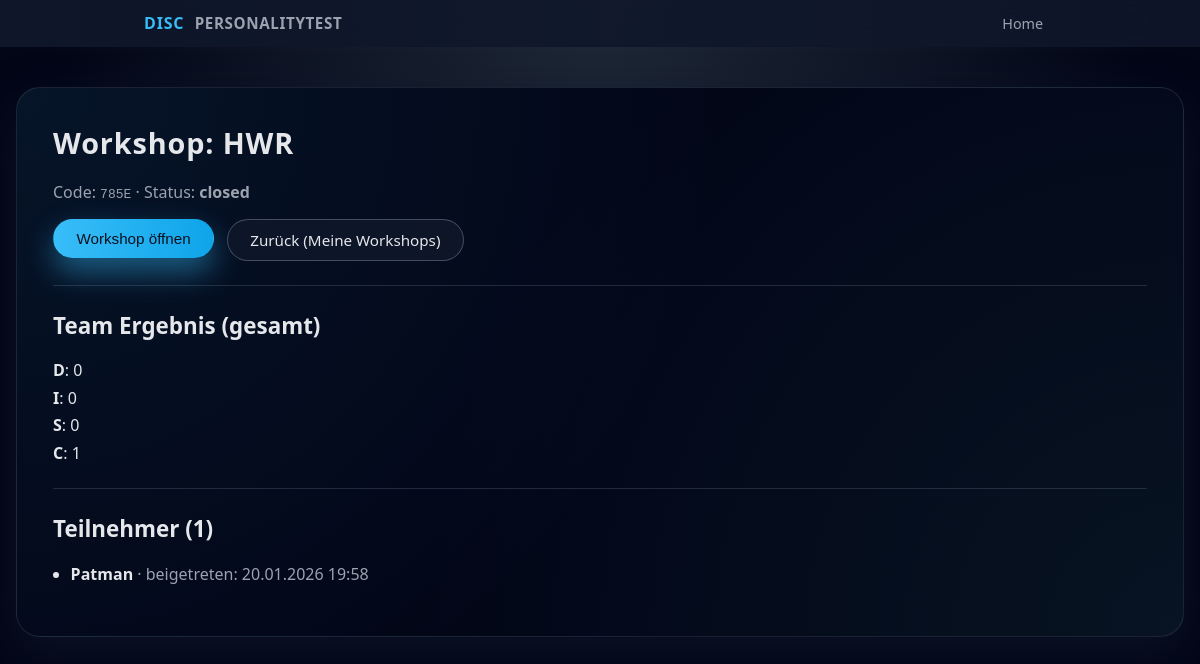
The app's page /workshops/785E/host (signed in) with its own data.
### models.py (models this page shows)
class Workshop(db.Model):
    __tablename__ = "workshops"
    id = db.Column(db.Integer, primary_key=True)
    code = db.Column(db.String(16), unique=True, nullable=False)
    title = db.Column(db.String(200), nullable=False)
    status = db.Column(db.String(20), default="open", nullable=False)
    created_at = db.Column(db.DateTime, default=datetime.utcnow, nullable=False)
    host_id = db.Column(db.Integer, db.ForeignKey("hosts.id"), nullable=False)
    host = db.relationship("Host", back_populates="workshops")
    participants = db.relationship("Participant", back_populates="workshop", cascade="all, delete-orphan")
    answers = db.relationship("Answer", back_populates="workshop", cascade="all, delete-orphan")

class Participant(db.Model):
    __tablename__ = "participants"
    id = db.Column(db.Integer, primary_key=True)
    name = db.Column(db.String(120), nullable=False)
    participant_token = db.Column(db.String(64), unique=True, nullable=False)
    joined_at = db.Column(db.DateTime, default=datetime.utcnow, nullable=False)
    workshop_id = db.Column(db.Integer, db.ForeignKey("workshops.id"), nullable=False)
    workshop = db.relationship("Workshop", back_populates="participants")
    answers = db.relationship("Answer", back_populates="participant", cascade="all, delete-orphan")

### app.py (the view)
@app.route("/workshops/<code>/host", methods=["GET"])
def host_dashboard(code):
    if not require_host_login():
        return redirect(url_for("login_get"))
    workshop = Workshop.query.filter_by(code=code, host_id=session["host_id"]).first_or_404() #Workshop des eingeloggten Hosts holen
    participants = Participant.query.filter_by(workshop_id=workshop.id).order_by(Participant.joined_at.asc()).all() #Teilnehmer des Workshops holen
    team_counts = {"D": 0, "I": 0, "S": 0, "C": 0}
    team_ties = 0
    all_answers = (
        db.session.query(Answer, Question)
        .join(Question, Answer.question_id == Question.id)
        .filter(Answer.workshop_id == workshop.id)
        .all()
    )
    participant_scores = {}
    for a, q in all_answers:
        participant_scores.setdefault(
            a.participant_id,
            {"D": 0, "I": 0, "S": 0, "C": 0}
        )
        participant_scores[a.participant_id][q.dimension] += a.value
    for scores in participant_scores.values():
        dominant = dominant_types(scores)
        if len(dominant) == 1:
            team_counts[dominant[0]] += 1
        elif len(dominant) > 1:
            team_ties += 1
    return render_template(
        "host_dashboard.html",
        workshop=workshop,
        participants=participants,
        team_results=team_counts,
        team_ties=team_ties,
    )

### app.py (called while the page is built)
def dominant_types(scores):
    if not scores:
        return []
    max_value = max(scores.values())
    return [key for key, value in scores.items() if value == max_value]

def require_host_login():
    return "host_id" in session

### templates/host_dashboard.html (shortened to what this page needs)
{% extends "base.html" %}
{% block content %}
<h1>Workshop: {{ workshop.title }}</h1>
<p>
  Code: <code>{{ workshop.code }}</code> · Status:
  <strong>{{ workshop.status }}</strong>
</p>
<div class="btn-row" style="margin-top: 1rem;">
  <form method="POST" action="{{ url_for('workshop_toggle', code=workshop.code) }}" style="margin:0;">
    {% if workshop.status == "open" %}
      <button class="btn btn-secondary" type="submit">Workshop schließen</button>
    {% else %}
      <button class="btn btn-primary" type="submit">Workshop öffnen</button>
    {% endif %}
  </form>
  <a class="btn btn-secondary" href="{{ url_for('dashboard') }}">Zurück (Meine Workshops)</a>
</div>
<hr style="margin: 1.5rem 0; border: 0; border-top: 1px solid rgba(148,163,184,0.2);">
<h2>Team Ergebnis (gesamt)</h2>
<ul class="results-list">
  <li><strong>D</strong>: {{ team_results["D"] }}</li>
  <li><strong>I</strong>: {{ team_results["I"] }}</li>
  <li><strong>S</strong>: {{ team_results["S"] }}</li>
  <li><strong>C</strong>: {{ team_results["C"] }}</li>
</ul>
<hr style="margin: 1.5rem 0; border: 0; border-top: 1px solid rgba(148,163,184,0.2);">
<h2>Teilnehmer ({{ participants|length }})</h2>
{% if participants|length == 0 %}
  <p>Noch keine Teilnehmer beigetreten.</p>
{% else %}
  <ul>
    {% for p in participants %}
      <li>
        <strong>{{ p.name }}</strong>
        <span style="color: var(--muted);">· beigetreten: {{ p.joined_at.strftime("%d.%m.%Y %H:%M") }}</span>
      </li>
    {% endfor %}
  </ul>
{% endif %}
{% endblock %}

### static/style.css (style rules this page uses)
:root { --bg: #0f172a; --bg-soft: #111827; --card-bg: #0b1120; --accent: #38bdf8; --accent-soft: rgba(56, 189, 248, 0.15); --accent-strong: #0ea5e9; --text: #e5e7eb; --muted: #9ca3af; --danger: #f97373; --border: #1f2937; --radius-lg: 18px; --radius-full: 999px; --shadow-soft: 0 18px 45px rgba(15, 23, 42, 0.65); --spacing: 1.25rem; --font-main: system-ui, -apple-system, BlinkMacSystemFont, "Segoe UI", sans-serif; }
*, *::before, *::after { box-sizing: border-box; }
body { margin: 0; min-height: 100vh; background: radial-gradient(circle at top, #1f2937 0, #020617 55%); color: var(--text); font-family: var(--font-main); display: flex; flex-direction: column; }
h1, h2, h3 { margin-top: 0; font-weight: 600; }
h1 { font-size: clamp(1.8rem, 2.2vw, 2.1rem); letter-spacing: 0.03em; }
h2 { font-size: clamp(1.4rem, 1.8vw, 1.7rem); }
p { margin: 0.3rem 0 0.8rem; color: var(--muted); }
ul { padding-left: 1.1rem; }
.btn-row { display: flex; flex-wrap: wrap; gap: 0.8rem; margin-top: 6.4rem; }
.btn { display: inline-flex; align-items: center; justify-content: center; padding: 0.6rem 1.4rem; border-radius: var(--radius-full); border: 1px solid transparent; font-size: 0.95rem; font-weight: 500; text-decoration: none; cursor: pointer; transition: transform 0.1s ease, box-shadow 0.15s ease, background 0.15s ease, border-color 0.15s ease; }
.btn-primary { background: linear-gradient(to right, var(--accent), var(--accent-strong)); color: #0b1120; box-shadow: 0 14px 30px rgba(56, 189, 248, 0.45); }
.btn-secondary { background: rgba(15, 23, 42, 0.9); color: var(--text); border-color: rgba(148, 163, 184, 0.4); }
form { margin-top: 1.2rem; display: flex; flex-direction: column; gap: 0.9rem; }
.results-list { list-style: none; padding-left: 0; margin-top: 1rem; }
.results-list li { margin-bottom: 0.35rem; }
form button[type="submit"], form .btn { align-self: flex-start; }

### records on screen
Workshop: title "HWR", code "785E", status "closed"
Participant: name "Patman", joined_at "20.01.2026 19:58"

### other values on screen
{{ team_results["D"] }} "0"
{{ team_results["I"] }} "0"
{{ team_results["S"] }} "0"
{{ team_results["C"] }} "1"
{{ participants|length }} "1"
